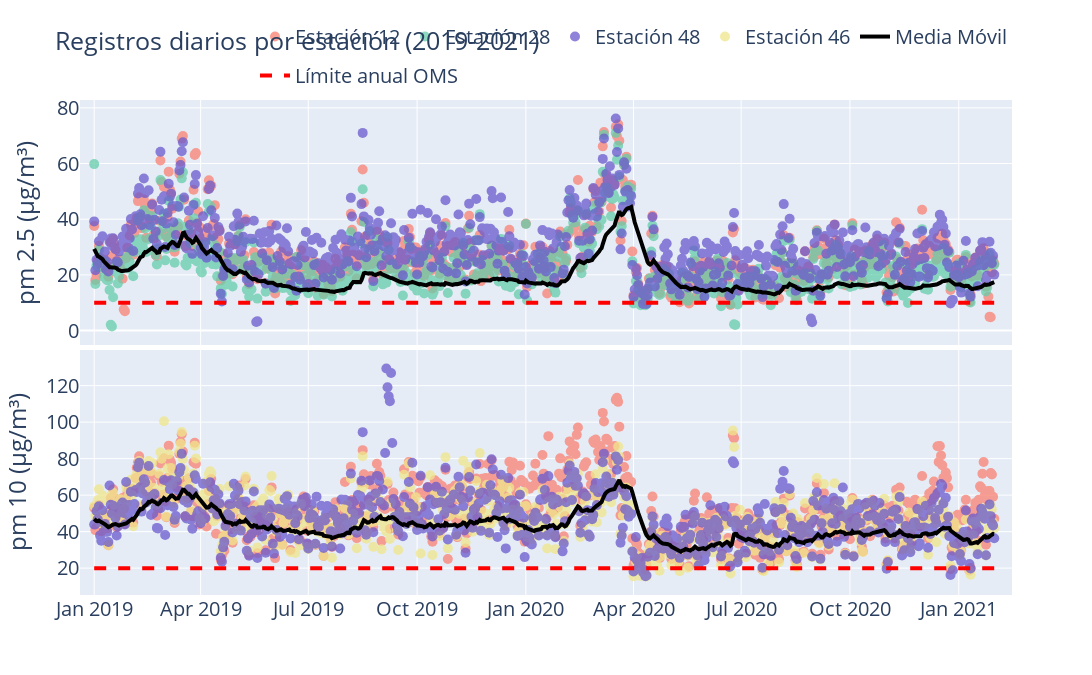

Write notebook code for a chart like this one.
### Code cell
def scatter_datos(max_est_1, max_est_2, datos):
    
    fig = make_subplots(rows=2, cols=1, shared_xaxes=True, vertical_spacing = 0.01)

    op = 0.75

    s = 10

    w = 4

    span = 30
    #ADD TRACES 
    
    #TOP ESTACIONES

    ##1
    
    for i in range(np.size(max_est_1)):

        datos_temp = datos.loc[datos['codigoSerial'] == max_est_1[i]]


        # Add traces

        fig.add_trace(go.Scatter(x= datos_temp['Fecha_Hora'],y = datos_temp['pm25'],
                                 mode='markers',
                                 opacity= op,
                                 name = 'Estación ' + str(int(max_est_1[i])),
                                 legendgroup = 'Estación ' + str(int(max_est_1[i])),
                                 marker=dict(
                                     size=s,
                                     color = colors[i],)
                                ),
                      row=1, col=1)

    ##2
        
    for i in range(np.size(max_est_2)):
        
        showlegend = False
        color = colors[i]
        
        if np.isin(max_est_2[i], max_est_1) != True:
            showlegend = True
            color = colors[-1]
        
        #query for data of each station
        datos_temp = datos.loc[datos['codigoSerial'] == max_est_2[i]]

        fig.add_trace(go.Scatter(x= datos_temp['Fecha_Hora'], y = datos_temp['pm10'],
                                 mode='markers',
                                 opacity= op,
                                 name = 'Estación ' + str(int(max_est_2[i])),
                                 legendgroup = 'Estación ' + str(int(max_est_2[i])),
                                 showlegend = showlegend,
                                 marker=dict(
                                     size=s,
                                     color = color,)
                                ),
                      row=2, col=1)

    
    
    # MEDIA MÓVIL
    
    media = datos.groupby(by=datos['Fecha_Hora']).mean()
    media = media.reset_index()
    media['pm25']  = media['pm25'].ewm(span=span,adjust=False).mean()
    media['pm10']  = media['pm10'].ewm(span=span,adjust=False).mean()



    fig.add_trace(go.Scatter(x= media['Fecha_Hora'],y = media['pm25'],
                             mode='lines',
                             name = 'Media Móvil',
                             legendgroup = 'Media Móvil',
                             showlegend = True,
                             line = dict(color='black', width=w)),
                  row=1, col=1)



    fig.add_trace(go.Scatter(x= media['Fecha_Hora'],y = media['pm10'],
                             mode='lines',
                             name = 'Otras',
                             legendgroup = 'Media Móvil',
                             showlegend = False,
                             line = dict(color='black', width=w)),
                  row=2, col=1)

    
    #linea horizontal    
    
    
    val_1 = 10
    name_2 = 'Límite anual OMS'
    fig.add_trace(go.Scatter(x=[np.min(media['Fecha_Hora']), np.max(media['Fecha_Hora'])], y=[val_1,val_1],
                             name = name_2,
                             legendgroup = name_2,
                             mode = 'lines',
                             showlegend = True,
                             line = dict(color='red', width=w, dash = 'dash')),
                  row=1, col=1, secondary_y=False,)
    
    val_2 = 20
    
    fig.add_trace(go.Scatter(x=[np.min(media['Fecha_Hora']), np.max(media['Fecha_Hora'])], y=[val_2,val_2],
                             name = name_2,
                             legendgroup = name_2,
                             mode = 'lines',
                             showlegend = False,
                             line = dict(color='red', width=w, dash = 'dash')),
                  row=2, col=1, secondary_y=False,)
    
    
    # FIGURE LAYOUT
    
    
    dim = 1200
    
    fig.update_layout(height=9*dim/16, width=dim, title= 'Registros diarios por estación (2019-2021)',
                      title_font_size=25, 
                      font_size=20,
                      legend=dict(
                          orientation="h",
                          yanchor="bottom",
                          y=1.01,
                          xanchor="right", 
                          x = 1.)                 
                 )
    
    fig.update_yaxes(title= 'pm 2.5 (\u03BCg/m\u00b3)',  row=1, col=1)
    fig.update_yaxes(title= 'pm 10 (\u03BCg/m\u00b3)', row=2, col=1)
    
    fig.update_xaxes(range = ['2018-12-20','2021-02-15'])
    
    
    fig.show()
    
    
    #Write HTML file
    fig.write_html("Datos_2000_2020/comparativo_estacion.html")
        
scatter_datos(max_est_25, max_est_10, d_anual)

# pm2.5 = 10 
#pm 10 =

### Figure 1 — Plotly figure (JSON) as saved in the notebook; plotly's stock layout.template omitted (floating-point values rounded to 4 significant figures; data arrays with more than 128 entries replaced by an {"elided": "..."} marker saying what was removed)
{"data": [{"legendgroup": "Estación 12", "marker": {"color": "salmon", "size": 10}, "mode": "markers", "name": "Estación 12", "opacity": 0.75, "type": "scatter", "x": {"elided": "762 str values"}, "xaxis": "x", "y": {"elided": "762 float values"}, "yaxis": "y"}, {"legendgroup": "Estación 28", "marker": {"color": "mediumaquamarine", "size": 10}, "mode": "markers", "name": "Estación 28", "opacity": 0.75, "type": "scatter", "x": {"elided": "762 str values"}, "xaxis": "x", "y": {"elided": "762 float values"}, "yaxis": "y"}, {"legendgroup": "Estación 48", "marker": {"color": "slateblue", "size": 10}, "mode": "markers", "name": "Estación 48", "opacity": 0.75, "type": "scatter", "x": {"elided": "762 str values"}, "xaxis": "x", "y": {"elided": "762 float values"}, "yaxis": "y"}, {"legendgroup": "Estación 12", "marker": {"color": "salmon", "size": 10}, "mode": "markers", "name": "Estación 12", "opacity": 0.75, "showlegend": false, "type": "scatter", "x": {"elided": "762 str values"}, "xaxis": "x2", "y": {"elided": "762 float values"}, "yaxis": "y2"}, {"legendgroup": "Estación 46", "marker": {"color": "khaki", "size": 10}, "mode": "markers", "name": "Estación 46", "opacity": 0.75, "showlegend": true, "type": "scatter", "x": {"elided": "762 str values"}, "xaxis": "x2", "y": {"elided": "762 float values"}, "yaxis": "y2"}, {"legendgroup": "Estación 48", "marker": {"color": "slateblue", "size": 10}, "mode": "markers", "name": "Estación 48", "opacity": 0.75, "showlegend": false, "type": "scatter", "x": {"elided": "762 str values"}, "xaxis": "x2", "y": {"elided": "762 float values"}, "yaxis": "y2"}, {"legendgroup": "Media Móvil", "line": {"color": "black", "width": 4}, "mode": "lines", "name": "Media Móvil", "showlegend": true, "type": "scatter", "x": {"elided": "762 str values"}, "xaxis": "x", "y": {"elided": "762 float values"}, "yaxis": "y"}, {"legendgroup": "Media Móvil", "line": {"color": "black", "width": 4}, "mode": "lines", "name": "Otras", "showlegend": false, "type": "scatter", "x": {"elided": "762 str values"}, "xaxis": "x2", "y": {"elided": "762 float values"}, "yaxis": "y2"}, {"legendgroup": "Límite anual OMS", "line": {"color": "red", "dash": "dash", "width": 4}, "mode": "lines", "name": "Límite anual OMS", "showlegend": true, "type": "scatter", "x": ["2019-01-01T00:00:00", "2021-01-31T00:00:00"], "xaxis": "x", "y": [10, 10], "yaxis": "y"}, {"legendgroup": "Límite anual OMS", "line": {"color": "red", "dash": "dash", "width": 4}, "mode": "lines", "name": "Límite anual OMS", "showlegend": false, "type": "scatter", "x": ["2019-01-01T00:00:00", "2021-01-31T00:00:00"], "xaxis": "x2", "y": [20, 20], "yaxis": "y2"}], "layout": {"font": {"size": 20}, "height": 675, "legend": {"orientation": "h", "x": 1, "xanchor": "right", "y": 1.01, "yanchor": "bottom"}, "title": {"font": {"size": 25}, "text": "Registros diarios por estación (2019-2021)"}, "width": 1200, "xaxis": {"anchor": "y", "domain": [0, 1], "matches": "x2", "range": ["2018-12-20", "2021-02-15"], "showticklabels": false}, "xaxis2": {"anchor": "y2", "domain": [0, 1], "range": ["2018-12-20", "2021-02-15"]}, "yaxis": {"anchor": "x", "domain": [0.505, 1], "title": {"text": "pm 2.5 (μg/m³)"}}, "yaxis2": {"anchor": "x2", "domain": [0, 0.495], "title": {"text": "pm 10 (μg/m³)"}}}}
